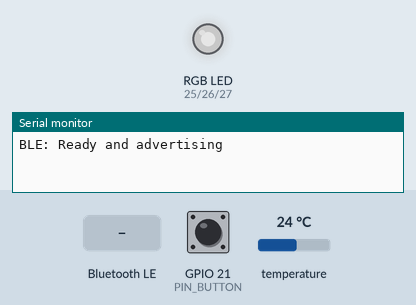
Simulated run of this sketch. Board: ESP32. Shown: an RGB LED mixed from three pins (HIGH = lit), the last lines printed to the serial monitor. Inputs (shaded band) come from the test bench; at power-on: GPIO 21 (PIN_BUTTON) HIGH, temperature 24 °C. Dim RGB values are drawn brighter than linear; random numbers use the default seed unless the sketch sets one; nothing arrives over Bluetooth unless stated; a phone connects over Bluetooth LE 3 s after start.

Above: at 1.2 s.
1.3 s: Bluetooth LE write "Wave" received
At 1.47 s:
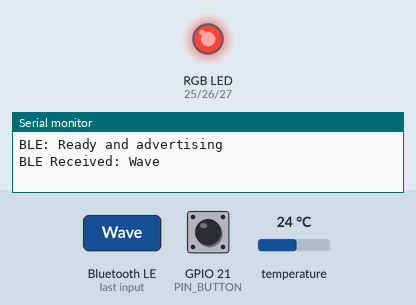
4.8 s: GPIO 21 (PIN_BUTTON) pulled LOW for 0.15 s
6.4 s: Bluetooth LE write "Pulse" received
At 6.93 s:
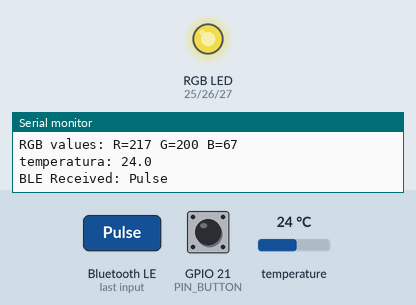
At 7.98 s:
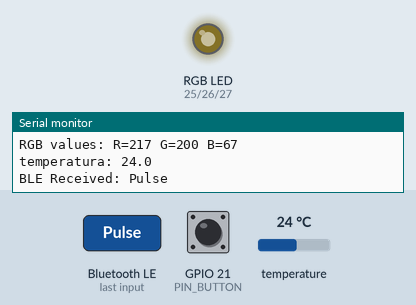
9.9 s: GPIO 21 (PIN_BUTTON) pulled LOW for 1 s
At 11.0 s:
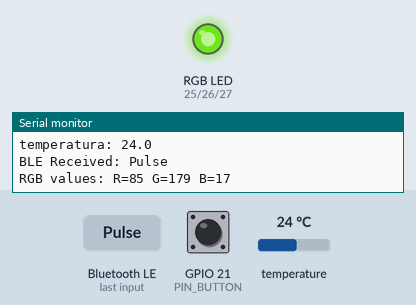
12.4 s: Bluetooth LE write "Candle" received
25.8 s: temperature set to 12 °C
Timing chart, 0 to 43.5 s (numbered marks = the images above; inputs shaded):
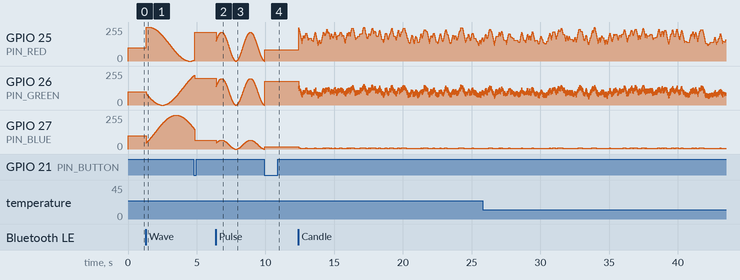

The sketch:

main.ino
```cpp
#include <OneWire.h>
#include <DallasTemperature.h>
#include <esp_random.h>
#include "LedBLEService.h"

/********* Const variables *********/
  // Pins
const unsigned int PIN_RED = 25;
const unsigned int PIN_GREEN = 26;
const unsigned int PIN_BLUE = 27;
const unsigned int PIN_BUTTON = 21;
const unsigned int PIN_TEMP = 18;

  // Other
const unsigned int LED_CRIT_MAX_INTENSITY = 100;
const unsigned long TEMP_MEASURE_INTERVAL = 5000;
const unsigned long TEMP_CONVERSION_DELAY = 750;
const unsigned long BTN_DEBOUNCE_DELAY = 50;

/****** Variables *******/
enum class ColorModes {
  None,
  Wave,
  Pulse,
  Candle
};
ColorModes currentMode = ColorModes::None;

// RGB LEDs [0..255]
int ledRed = 0;
int ledGreen = 0;
int ledBlue = 0;

// BLE server and connection
LedBLEService ble;

// state variables
bool isLedTempCrit = false;
bool tempRequestPending = false;
unsigned long lastTempRequest = 0;
unsigned long lastTempCheckTime = 0;

// Temperature variables
float lastWrittenTemp = 0;

// button variables
int lastButtonState = HIGH;
unsigned long lastDebounceTime = 0;

// mode variables
  // wave
float waveSpeed = 60.0;
  // pulse
float pulseSpeed = 3.0;
int baseRed = 0, baseGreen = 0, baseBlue = 0; // for pulse mode remember state
  // candle
unsigned long lastFlicker = 0;
int flickerInterval = 100;
int targetBrightness = 255;
int currentBrightness = 255;

OneWire oneWire(PIN_TEMP);
DallasTemperature tempSensors(&oneWire);

/********** LOGIC **********/

void writeLedStatus() {
    if (!ble.isConnected()) return;
    String response = "RGB: " + String(ledRed) + "," + String(ledGreen) + "," + String(ledBlue);
    ble.sendData(response);
    Serial.printf("RGB values: R=%d G=%d B=%d \n", ledRed, ledGreen, ledBlue);
}


// handle getting color from callback
void handleColorFromBle(int r, int g, int b) {
    ledRed = r;
    ledGreen = g;
    ledBlue = b;
    currentMode = ColorModes::None;
    updateLED();
}

// handle getting mode from callback
void handleModeFromBle(String mode) {
    if (mode == "Wave") {
        currentMode = ColorModes::Wave;
    } else if (mode == "Pulse") {
        currentMode = ColorModes::Pulse;
        baseRed = ledRed;
        baseGreen = ledGreen;
        baseBlue = ledBlue;
    } else if (mode == "Candle") {
        currentMode = ColorModes::Candle;
    }
}

#pragma region led modes
void waveMode() {
  float angle = fmod((millis() * waveSpeed) / 1000.0, 360.0);

  ledRed = (sin(angle * PI / 180.0) + 1.0) * 127.5;
  ledGreen = (sin((angle + 120) * PI / 180.0) + 1.0) * 127.5;
  ledBlue = (sin((angle + 240) * PI / 180.0) + 1.0) * 127.5;
  updateLED();
}

void pulseMode() {
  float angle = (millis() * pulseSpeed) / 1000.0;
  float brightnessFactor = (sin(angle) + 1.0) / 2.0;

  // Stosujemy współczynnik jasności do koloru BAZOWEGO
  ledRed = baseRed * brightnessFactor;
  ledGreen = baseGreen * brightnessFactor;
  ledBlue = baseBlue * brightnessFactor;

  updateLED();
}

void candleMode() {
  if (millis() - lastFlicker > flickerInterval) {
    lastFlicker = millis();
    targetBrightness = random(120, 256);
    flickerInterval = random(50, 150);
  }

  if (currentBrightness < targetBrightness) currentBrightness += 5;
  if (currentBrightness > targetBrightness) currentBrightness -= 5;
  currentBrightness = constrain(currentBrightness, 0, 255);
  int greenFlicker = random(-20, 20);

  ledRed   = currentBrightness;
  ledGreen = constrain(((currentBrightness * 140) / 255) + greenFlicker, 0, 255);
  ledBlue  = (currentBrightness * 10) / 255;
  updateLED();
}
#pragma endregion

void handleModes() {

  if (currentMode == ColorModes::None) return;

  if (isLedTempCrit) {
    currentMode = ColorModes::None;
    Serial.println("Tryb specjalny zatrzymany przez temperaturę!");
    // Warning color
    ledRed = LED_CRIT_MAX_INTENSITY;
    ledGreen = 0;
    ledBlue = 0;
    updateLED();
    writeLedStatus();
    return;
  }

  switch (currentMode) {
    case ColorModes::None :
      return;
    case ColorModes::Wave :
      waveMode();
      break;
    case ColorModes::Pulse :
      pulseMode();
      break;
    case ColorModes::Candle :
      candleMode();
      break;
  }
}

// Funkcja aktualizacji LED (zabezpieczona)
void updateLED() {
  if (!isLedTempCrit ||
     (ledRed <= LED_CRIT_MAX_INTENSITY && ledGreen <= LED_CRIT_MAX_INTENSITY && ledBlue <= LED_CRIT_MAX_INTENSITY)) {
      ledcWrite(PIN_RED, ledRed);
      ledcWrite(PIN_GREEN, ledGreen);
      ledcWrite(PIN_BLUE, ledBlue);
  } else {
      ble.sendData("Zbyt wysoka temperatura!");
  }
}

// Asynchroniczna obsługa temperatury
void updateTemp() {
  unsigned long currentMillis = millis();

  if (!tempRequestPending && (currentMillis - lastTempCheckTime >= TEMP_MEASURE_INTERVAL)) {
    tempSensors.requestTemperatures();
    tempRequestPending = true;
    lastTempRequest = currentMillis;
    lastTempCheckTime = currentMillis;
  }

  if (tempRequestPending && (currentMillis - lastTempRequest >= TEMP_CONVERSION_DELAY)) {
    float tempC = tempSensors.getTempCByIndex(0);
    tempRequestPending = false;

    if (tempC == -127.00) {
      return;
      Serial.println("ERROR127: temperature scanner does not work properly");
    }

    if (tempC - lastWrittenTemp != 0) {
      String response = "Temperature: " + String(tempC);
      ble.sendData(response);
      printf("temperatura: %.1f \n", tempC);
      lastWrittenTemp = tempC;
    }

    if (tempC > 85.0 && !isLedTempCrit) {
      isLedTempCrit = true;
      currentMode = ColorModes::None;

      String response = "ALARM TEMP: " + String(tempC, 1) + "C";
      ble.sendData(response);
      Serial.printf("%s", response);

      ledRed = (ledRed > LED_CRIT_MAX_INTENSITY) ? LED_CRIT_MAX_INTENSITY : ledRed;
      ledGreen = (ledGreen > LED_CRIT_MAX_INTENSITY) ? LED_CRIT_MAX_INTENSITY : ledGreen;
      ledBlue = (ledBlue > LED_CRIT_MAX_INTENSITY) ? LED_CRIT_MAX_INTENSITY : ledBlue;

      updateLED();
    } else if (isLedTempCrit && tempC < 70.0) {
      isLedTempCrit = false;
    }
  }
}

// Obsługa przycisku
void updateButton() {
  int reading = digitalRead(PIN_BUTTON);

  if (reading != lastButtonState) {
    lastDebounceTime = millis();
  }

  if ((millis() - lastDebounceTime) > BTN_DEBOUNCE_DELAY) {
    static int stableState = HIGH;
    if (reading != stableState) {
      stableState = reading;
      if (stableState == LOW) {

        currentMode = ColorModes::None;

        ledRed = constrain(esp_random() % 256, 0, 255);
        ledGreen = constrain(esp_random() % 256, 0, 255);
        ledBlue = constrain(esp_random() % 256, 0, 255);

        if (isLedTempCrit) {
            if(ledRed > LED_CRIT_MAX_INTENSITY) ledRed = LED_CRIT_MAX_INTENSITY;
            if(ledGreen > LED_CRIT_MAX_INTENSITY) ledGreen = LED_CRIT_MAX_INTENSITY;
            if(ledBlue > LED_CRIT_MAX_INTENSITY) ledBlue = LED_CRIT_MAX_INTENSITY;
        }

        updateLED();
        writeLedStatus();
      }
    }
  }
  lastButtonState = reading;
}

void setup() {
  Serial.begin(115200);

  ledcAttach(PIN_RED, 5000, 8);
  ledcAttach(PIN_GREEN, 5000, 8);
  ledcAttach(PIN_BLUE, 5000, 8);

  pinMode(PIN_BUTTON, INPUT_PULLUP);

  tempSensors.begin();
  tempSensors.setWaitForConversion(false);

  ledRed = 100; ledGreen = 100; ledBlue = 100;
  updateLED();

  ble.onColorChange(handleColorFromBle);
  ble.onModeChange(handleModeFromBle);
  ble.init("ESP32_RGB_LAMP");
}

void loop() {

  ble.update();
  updateTemp();
  updateButton();
  handleModes();

  delay(10);
}
```

LedBLEService.cpp
```cpp
#include "LedBLEService.h"

// --- Callback definitions ---

class LedBLEServerCallbacks: public BLEServerCallbacks {
    LedBLEService* ledService;
public:
    LedBLEServerCallbacks(LedBLEService* ls) : ledService(ls) {}

    void onConnect(BLEServer* pServer) {
        ledService->isDeviceConnected = true;
        Serial.println("BLE: Device connected");
    };

    void onDisconnect(BLEServer* pServer) {
        ledService->isDeviceConnected = false;
        Serial.println("BLE: Device disconnected");
    }
};

class LedBLECharacteristicCallbacks: public BLECharacteristicCallbacks {
    LedBLEService* ledService;
public:
    LedBLECharacteristicCallbacks(LedBLEService* ls) : ledService(ls) {}

    void onWrite(BLECharacteristic *pCharacteristic) {
        String rxValue = pCharacteristic->getValue();

        if (rxValue.length() > 0) {
            String receivedData = String(rxValue.c_str());
            receivedData.trim();
            Serial.printf("BLE Received: %s\n", receivedData.c_str());

            // Logika parsowania (przeniesiona z main)
            if (receivedData == "Wave" || receivedData == "Pulse" || receivedData == "Candle") {
                if (ledService->modeCallback) {
                    ledService->modeCallback(receivedData);
                }
            } else {
                // Próba parsowania koloru R,G,B lub R.G.B
                int firstComma = receivedData.indexOf(',');
                int secondComma = receivedData.indexOf(',', firstComma + 1);

                if (firstComma > 0 && secondComma > firstComma) {
                    String redStr = receivedData.substring(0, firstComma);
                    String greenStr = receivedData.substring(firstComma + 1, secondComma);
                    String blueStr = receivedData.substring(secondComma + 1);

                    int r = constrain(redStr.toInt(), 0, 255);
                    int g = constrain(greenStr.toInt(), 0, 255);
                    int b = constrain(blueStr.toInt(), 0, 255);

                    if (ledService->colorCallback) {
                        ledService->colorCallback(r, g, b);
                    }
                }
            }
        }
    }
};

// ----- LedBLEService -----

void LedBLEService::init(String deviceName) {
  BLEDevice::init(deviceName.c_str());
  pServer = BLEDevice::createServer();
  pServer->setCallbacks(new LedBLEServerCallbacks(this));

  BLEService *pService = pServer->createService(SERVICE_UUID);

  pTxCharacteristic = pService->createCharacteristic(
                          CHARACTERISTIC_UUID_TX,
                          BLECharacteristic::PROPERTY_NOTIFY
                      );
  pTxCharacteristic->addDescriptor(new BLE2902());

  BLECharacteristic *pRxCharacteristic = pService->createCharacteristic(
                                            CHARACTERISTIC_UUID_RX,
                                            BLECharacteristic::PROPERTY_WRITE
                                        );
  pRxCharacteristic->setCallbacks(new LedBLECharacteristicCallbacks(this));

  pService->start();

  BLEAdvertising *pAdvertising = BLEDevice::getAdvertising();
  pAdvertising->addServiceUUID(SERVICE_UUID);
  pAdvertising->setScanResponse(false);
  pAdvertising->setMinPreferred(0x0);
  BLEDevice::startAdvertising();
  Serial.println("BLE: Ready and advertising");
}

void LedBLEService::update() {
  if (!isDeviceConnected && isOldDeviceConnected) {
    delay(500);
    pServer->startAdvertising();
    Serial.println("BLE: Restart advertising");
    isOldDeviceConnected = isDeviceConnected;
  }
  if (isDeviceConnected && !isOldDeviceConnected) {
    isOldDeviceConnected = isDeviceConnected;
  }
}

void LedBLEService::sendData(String message) {
  if (isDeviceConnected && pTxCharacteristic) {
    pTxCharacteristic->setValue(message.c_str());
    pTxCharacteristic->notify();
  }
}

bool LedBLEService::isConnected() {
  return isDeviceConnected;
}

void LedBLEService::onColorChange(ColorChangeCallback callback) {
    this->colorCallback = callback;
}

void LedBLEService::onModeChange(ModeChangeCallback callback) {
    this->modeCallback = callback;
}
```

LedBLEService.h
```cpp
#ifndef LED_BLE_SERVICE_H
#define LED_BLE_SERVICE_H

#include <Arduino.h>
#include <BLEDevice.h>
#include <BLEServer.h>
#include <BLEUtils.h>
#include <BLE2902.h>

// UUID
#define SERVICE_UUID            "6E400001-B5A3-F393-E0A9-E50E24DCCA9E"
#define CHARACTERISTIC_UUID_RX  "6E400002-B5A3-F393-E0A9-E50E24DCCA9E"
#define CHARACTERISTIC_UUID_TX  "6E400003-B5A3-F393-E0A9-E50E24DCCA9E"


typedef void (*ColorChangeCallback)(int, int, int);
typedef void (*ModeChangeCallback)(String);

class LedBLEService {

private:
  friend class LedBLEServerCallbacks;
  friend class LedBLECharacteristicCallbacks;

  ColorChangeCallback colorCallback = nullptr;
  ModeChangeCallback modeCallback = nullptr;

  BLEServer* pServer = nullptr;
  BLECharacteristic* pTxCharacteristic = nullptr;
  bool isDeviceConnected = false;
  bool isOldDeviceConnected = false;

public:

  LedBLEService() {}

  void init(String deviceName = "ESP32_RGB_LAMP");
  void update();
  void sendData(String message);
  bool isConnected();
  void onColorChange(ColorChangeCallback callback);
  void onModeChange(ModeChangeCallback callback);
};

#endif
```
